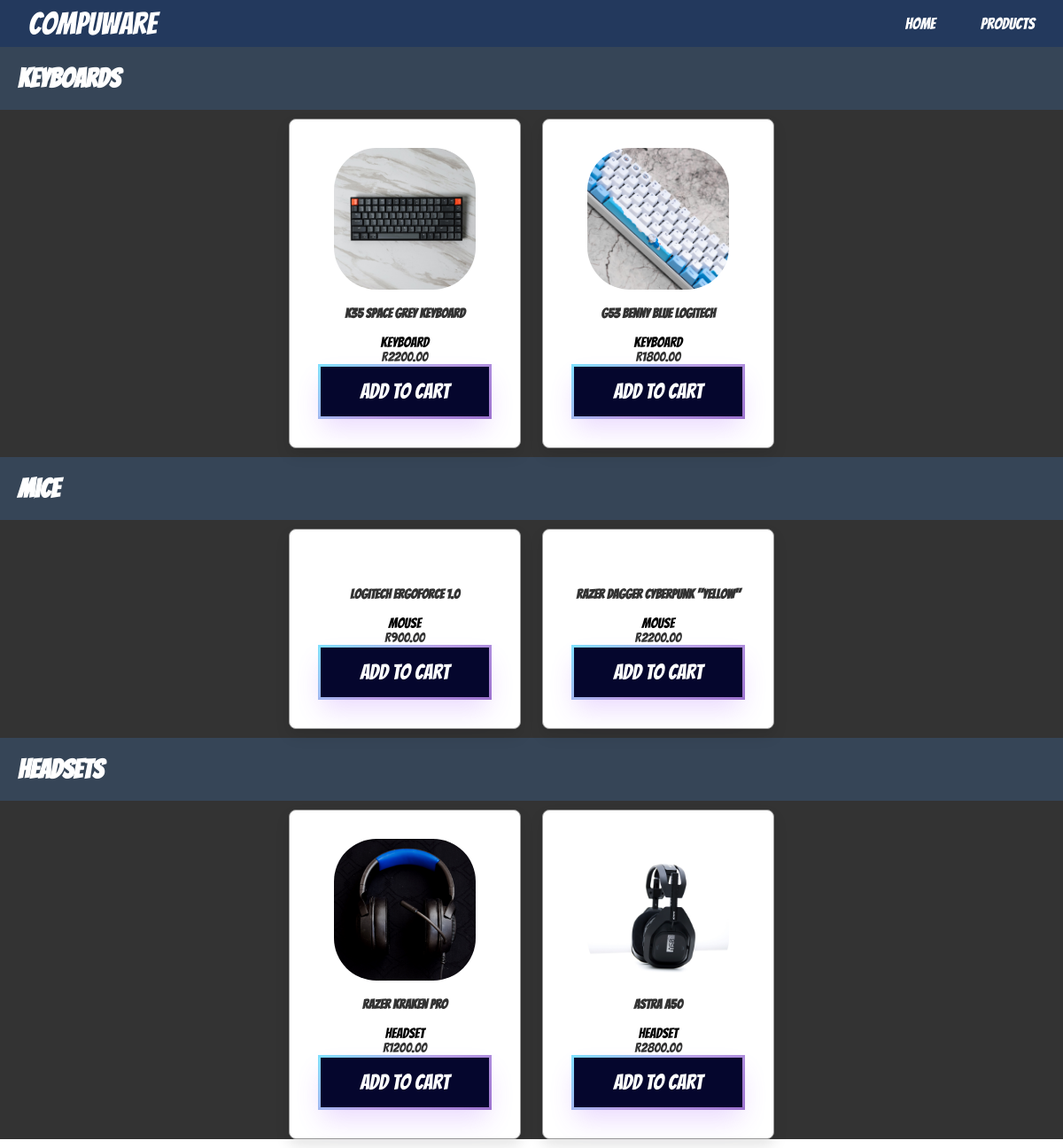
The page /customer/products.php on the database its author committed.
### tables this page shows
CREATE TABLE `products` (
  `id` int(255) NOT NULL,
  `type` varchar(255) NOT NULL,
  `name` varchar(255) NOT NULL,
  `price` varchar(255) NOT NULL,
  `image` varchar(255) NOT NULL
);

### customer/products.php (the view, shortened to what this page needs)
<?php
$conn = mysqli_connect('localhost','root','','compuware');
?>
<!doctype html>
<html lang="en">
<head>
    <link rel="stylesheet" href="style.css">
    <?php include 'header.php'; ?>
<body>
<div class="all">
    <div class="container">
        <section class="products">
            <h1 class="heading">Keyboards</h1>
            <div class="box-container">
                <?php
                $select_products = mysqli_query($conn, "SELECT * FROM `products` WHERE type = 'keyboard'");
                if(mysqli_num_rows($select_products) > 0){
                    while($fetch_product = mysqli_fetch_assoc($select_products)){
                        ?>
                        <form action="" method="post">
                            <div class="box">
                                <img src="images/<?php echo $fetch_product['image']; ?>" alt="">
                                <h3><?php echo $fetch_product['name']; ?></h3>
                                <p><?php echo $fetch_product['type'];  ?></p>
                                <div class="price"><?php echo $fetch_product['price']; ?></div>
                                <button class="button-64" role="button"><span class="text">Add to Cart</span></button>
                            </div>
                        </form>
                        <?php
                    };
                };
                ?>
            </div>
        </section>
        <section class="products">
            <h1 class="heading" name="#mice">Mice</h1>
            <div class="box-container">
                <?php
                $select_products = mysqli_query($conn, "SELECT * FROM `products` WHERE type = 'mouse'");
                if(mysqli_num_rows($select_products) > 0){
                    while($fetch_product = mysqli_fetch_assoc($select_products)){
                        ?>
                        <form action="" method="post">
                            <div class="box">
                                <h3><?php echo $fetch_product['name']; ?></h3>
                                <p><?php echo $fetch_product['type'];  ?></p>
                                <div class="price"><?php echo $fetch_product['price']; ?></div>
                                <button class="button-64" role="button"><span class="text">Add to Cart</span></button>
                            </div>
                        </form>
                        <?php
                    };
                };
                ?>
            </div>
        </section>
        <section class="products">
            <h1 class="heading">Headsets</h1>
            <div class="box-container">
                <?php
                $select_products = mysqli_query($conn, "SELECT * FROM `products` WHERE type = 'headset'");
                if(mysqli_num_rows($select_products) > 0){
                    while($fetch_product = mysqli_fetch_assoc($select_products)){
                        ?>
                        <form action="" method="post">
                            <div class="box">
                                <img src="images/<?php echo $fetch_product['image']; ?>" alt="">
                                <h3><?php echo $fetch_product['name']; ?></h3>
                                <p><?php echo $fetch_product['type'];  ?></p>
                                <div class="price"><?php echo $fetch_product['price']; ?></div>
                                <button class="button-64" role="button"><span class="text">Add to Cart</span></button>
                            </div>
                        </form>
                        <?php
                    };
                };
                ?>
            </div>
        </section>
    </div>
</div>
</body>

### customer/style.css (style rules this page uses)
:root { --pink: #ef6a7a; --blue: #364557; --box-shadow: #181e22; --black:#333; --white:#fff; --bg-color:#eee; --dark-bg:rgba(0,0,0,.7); --box-shadow:0 .5rem 1rem rgba(0,0,0,.1); --border:.1rem solid #999; }
* { font-family: 'Bangers', cursive; margin:0; padding:0; box-sizing: border-box; outline: none; border:none; text-decoration: none; }
.button-64 { align-items: center; background-image: linear-gradient(144deg, #7fe0fe, #b99ee6 50%, #9d73cf); border: 0; box-shadow: rgba(151, 65, 252, 0.2) 0 15px 30px -5px; box-sizing: border-box; color: #FFFFFF; display: flex; font-family: Phantomsans, sans-serif; font-size: 20px; justify-content: center; line-height: 1em; max-width: 100%; min-width: 100px; padding: 3px; text-decoration: none; user-select: none; -webkit-user-select: none; touch-action: manipulation; white-space: nowrap; cursor: pointer; }
.button-64 span { background-color: rgb(5, 6, 45); padding: 16px 24px; width: 100%; height: 100%; transition: 300ms; }
.container { background-color: #333333; }
.products h1 { color: var(--white); text-align: left; font-size: 30px; background-color: var(--blue); padding: 20px; }
.products .box-container { display: flex; grid-template-columns: repeat(auto-fit, 10rem); gap:1.5rem; justify-content: center; margin: 10px; background-color: #333333; }
.products .box-container .box { text-align: center; padding:2rem; box-shadow: var(--box-shadow); border:var(--border); border-radius: .5rem; background-color: white; }
.products .box-container .box img { height: 10rem; border-radius: 3rem; }
.products .box-container .box h3 { margin:1rem 0; font-size: 15px; color:var(--black); }
.products .box-container .box .price { font-size: 15px; color:var(--black); }
@media (min-width: 768px) { .button-64 { font-size: 24px; min-width: 196px; } }

### rows shown on the page
products: image (picture), name "k35 Space grey keyboard", type "keyboard", price "R2200.00"
products: image (picture), name "G53 Benny Blue Logitech", type "keyboard", price "R1800.00"
products: name "Logitech ErgoForce 1.0", type "mouse", price "R900.00"
products: name "Razer Dagger Cyberpunk \"yellow\"", type "mouse", price "R2200.00"
products: image (picture), name "Razer Kraken Pro", type "headset", price "R1200.00"
products: image (picture), name "Astra A50", type "headset", price "R2800.00"
